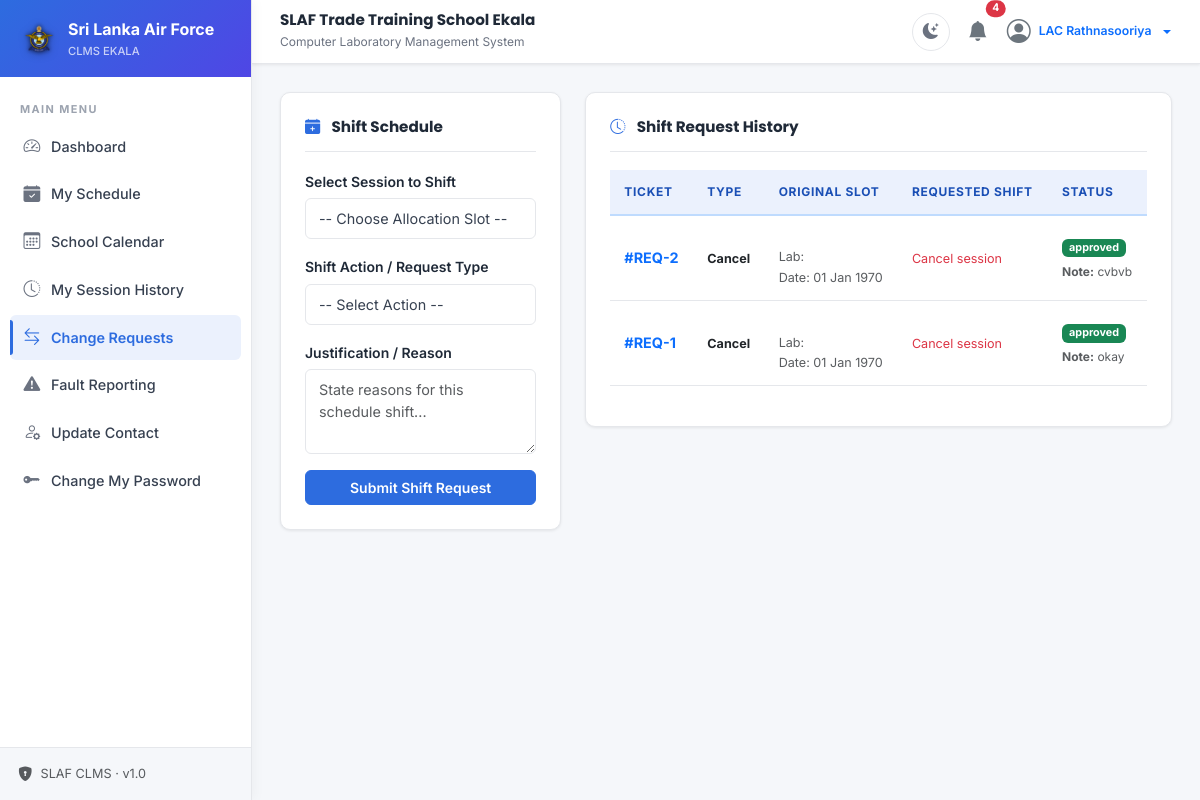
The app's page /request/instructor (signed in) with its own data.
### tables this page shows
CREATE TABLE IF NOT EXISTS allocation_requests (
    id INT AUTO_INCREMENT PRIMARY KEY,
    allocation_id INT NULL,
    requester_id INT NOT NULL,  
    type ENUM('reschedule', 'cancel', 'change_lab') NOT NULL,
    new_date DATE NULL,
    new_start_time TIME NULL,
    new_end_time TIME NULL,
    new_lab_id INT NULL,
    reason TEXT NOT NULL,
    status ENUM('pending', 'approved', 'rejected') DEFAULT 'pending',
    reviewer_remarks TEXT,
    created_at TIMESTAMP DEFAULT CURRENT_TIMESTAMP,
    updated_at TIMESTAMP DEFAULT CURRENT_TIMESTAMP ON UPDATE CURRENT_TIMESTAMP,
    FOREIGN KEY (allocation_id) REFERENCES allocations(id) ON DELETE SET NULL,
    FOREIGN KEY (requester_id) REFERENCES users(id) ON DELETE CASCADE,
    FOREIGN KEY (new_lab_id) REFERENCES laboratories(id) ON DELETE SET NULL
);

### app/controllers/RequestController.php (called while the page is built, shortened)
<?php
class RequestController extends Controller {
    private $requestModel;
    private $allocModel;
    private $labModel;
    public function __construct() {
        $this->requestModel = $this->model('RequestModel');
        $this->allocModel = $this->model('AllocationModel');
        $this->labModel = $this->model('LabModel');
    }
    public function instructor() {
        $userId = $_SESSION['user_id'];
        $instructorId = $_SESSION['instructor_id'] ?? null;
        $allocations = $this->allocModel->getAllocationsByInstructor($instructorId);
        $labs = $this->labModel->getActiveLabs();
        $requests = $this->requestModel->getRequestsByRequester($userId);
        $data = [
            'title' => 'My Change Requests',
            'active_menu' => 'requests',
            'allocations' => $allocations,
            'labs' => $labs,
            'requests' => $requests
        ];
        $this->view('requests/instructor', $data);
    }
}

### app/core/App.php (called while the page is built, shortened)
<?php
class App {
    protected $currentMethod = 'index';
    public function __construct() {
        $url = $this->getUrl();
        if (isset($url[0])) {
            $controllerName = ucfirst($url[0]) . 'Controller';
            if (file_exists(APPROOT . '/controllers/' . $controllerName . '.php')) {
                unset($url[0]);
            }
        }
        $this->currentController = new $this->currentController;
        if (isset($url[1])) {
            if (method_exists($this->currentController, $url[1])) {
                $this->currentMethod = $url[1];
                unset($url[1]);
            }
        }
        $this->params = $url ? array_values($url) : [];
        call_user_func_array([$this->currentController, $this->currentMethod], $this->params);
    }
    public function getUrl() {
        if (isset($_GET['url'])) {
            $url = rtrim($_GET['url'], '/');
            $url = filter_var($url, FILTER_SANITIZE_URL);
            return explode('/', $url);
        }
        return [];
    }
}

### index.php (called while the page is built, shortened)
    <?php
require_once 'app/helpers/sanitization_helper.php';
require_once 'app/core/App.php';
require_once 'app/core/Controller.php';
require_once 'app/core/Database.php';
require_once 'app/core/Model.php';
$app = new App();

### app/core/Database.php (called while the page is built, shortened)
<?php
class Database {
    private $host = DB_HOST;
    private $user = DB_USER;
    private $pass = DB_PASS;
    private $dbname = DB_NAME;
    private $dbh;
    private $stmt;
    public function __construct() {
        $dsn = 'mysql:host=' . $this->host . ';dbname=' . $this->dbname . ';charset=utf8mb4';
        $options = [
            PDO::ATTR_PERSISTENT => false,
            PDO::ATTR_ERRMODE => PDO::ERRMODE_EXCEPTION,
            PDO::ATTR_DEFAULT_FETCH_MODE => PDO::FETCH_OBJ
        ];
        try {
            $this->dbh = new PDO($dsn, $this->user, $this->pass, $options);
        } catch (PDOException $e) {
            $this->error = $e->getMessage();
            throw $e;
        }
    }
    public function query($sql) {
        $this->stmt = $this->dbh->prepare($sql);
    }
    public function bind($param, $value, $type = null) {
        if (is_null($type)) {
            switch (true) {
                case is_int($value):
                    $type = PDO::PARAM_INT;
                    break;
            }
        }
        $this->stmt->bindValue($param, $value, $type);
    }
    public function execute() {
        return $this->stmt->execute();
    }
    public function resultSet() {
        $this->execute();
        return $this->stmt->fetchAll();
    }
}

### app/models/RequestModel.php (called while the page is built, shortened)
<?php
class RequestModel extends Model {
    public function getRequestsByRequester($userId) {
        $this->db->query("SELECT r.*,
                                 a.date as old_date, a.start_time as old_start_time, a.end_time as old_end_time,
                                 l.lab_code as old_lab_code, l.lab_name as old_lab_name,
                                 nl.lab_code as new_lab_code, nl.lab_name as new_lab_name,
                                 les.lesson_name
                          FROM allocation_requests r
                          LEFT JOIN allocations a ON r.allocation_id = a.id
                          LEFT JOIN lessons les ON a.lesson_id = les.id
                          LEFT JOIN laboratories l ON a.lab_id = l.id
                          LEFT JOIN laboratories nl ON r.new_lab_id = nl.id
                          WHERE r.requester_id = :requester_id
                          ORDER BY r.created_at DESC");
        $this->db->bind(':requester_id', $userId);
        return $this->db->resultSet();
    }
}

### app/core/Model.php (called while the page is built, shortened)
<?php
class Model {
    public function __construct() {
        $this->db = new Database();
    }
}

### app/helpers/sanitization_helper.php (called while the page is built, shortened)
<?php
function e($string) {
    if ($string === null) {
        return '';
    }
    return htmlspecialchars($string, ENT_QUOTES, 'UTF-8');
}

### app/views/requests/instructor.php (the view, shortened to what this page needs)
<div class="row g-4">
    <div class="col-lg-4">
        <div class="card-clms">
            <div class="card-clms-header">
                <h5 class="fw-bold m-0"><i class="bi bi-calendar-plus-fill text-primary me-2"></i> Shift Schedule</h5>
            </div>
            <form action="<?php echo URLROOT; ?>request/create" method="POST">
                <div class="mb-3">
                    <label for="allocation_id" class="form-label small fw-semibold">Select Session to Shift</label>
                    <select name="allocation_id" id="allocation_id" class="form-select form-control-clms" required>
                        <option value="">-- Choose Allocation Slot --</option>
                    </select>
                </div>
                <div class="mb-3">
                    <label for="type" class="form-label small fw-semibold">Shift Action / Request Type</label>
                    <select name="type" id="type" class="form-select form-control-clms" required>
                        <option value="">-- Select Action --</option>
                    </select>
                </div>
                <div class="mb-3">
                    <label for="reason" class="form-label small fw-semibold">Justification / Reason</label>
                    <textarea name="reason" id="reason" class="form-control form-control-clms" rows="3" placeholder="State reasons for this schedule shift..." required></textarea>
                </div>
                <button type="submit" class="btn btn-primary w-100 fw-semibold">Submit Shift Request</button>
            </form>
        </div>
    </div>
    <div class="col-lg-8">
        <div class="card-clms">
            <div class="card-clms-header">
                <h5 class="fw-bold m-0"><i class="bi bi-clock-history text-primary me-2"></i> Shift Request History</h5>
            </div>
            <div class="table-responsive">
                <table class="table table-hover table-clms align-middle">
                    <thead>
                        <tr>
                            <th>Ticket</th>
                            <th>Type</th>
                            <th>Original Slot</th>
                            <th>Requested Shift</th>
                            <th>Status</th>
                        </tr>
                    </thead>
                    <tbody>
                        <?php if(!empty($data['requests'])): ?>
                            <?php foreach($data['requests'] as $r): ?>
                                <?php
                                $statusBadge = 'badge bg-warning';
                                if($r->status === 'approved') $statusBadge = 'badge bg-success';
                                ?>
                                <tr>
                                    <td><span class="fw-bold text-primary">#REQ-<?php echo $r->id; ?></span></td>
                                    <td><span class="text-capitalize small fw-bold"><?php echo str_replace('_', ' ', $r->type); ?></span></td>
                                    <td>
                                        <div class="small text-muted">
                                            <?php echo e($r->lesson_name); ?><br>
                                            Lab: <?php echo e($r->old_lab_code); ?><br>
                                            Date: <?php echo date('d M Y', strtotime($r->old_date)); ?>
                                        </div>
                                    </td>
                                    <td>
                                        <?php if($r->type === 'cancel'): ?>
                                            <span class="small italic text-danger">Cancel session</span>
                                        <?php else: ?>
                                            <div class="small text-primary">
                                                New Lab: <?php echo e($r->new_lab_code); ?>
                                            </div>
                                        <?php endif; ?>
                                    </td>
                                    <td>
                                        <span class="<?php echo $statusBadge; ?>"><?php echo e($r->status); ?></span>
                                        <?php if($r->reviewer_remarks): ?>
                                            <div class="small text-muted mt-1" style="font-size: 0.75rem;" title="<?php echo e($r->reviewer_remarks); ?>">
                                                <strong>Note:</strong> <?php echo e(strlen($r->reviewer_remarks) > 30 ? substr($r->reviewer_remarks, 0, 27) . '...' : $r->reviewer_remarks); ?>
                                            </div>
                                        <?php endif; ?>
                                    </td>
                                </tr>
                            <?php endforeach; ?>
                        <?php else: ?>
                            <tr>
                                <td colspan="5" class="text-center py-4 text-muted">You have not submitted any change requests yet.</td>
                            </tr>
                        <?php endif; ?>
                    </tbody>
                </table>
            </div>
        </div>
    </div>
</div>

### css/style.css (style rules this page uses)
:root { --font: 'Inter', sans-serif; --font-heading: 'Poppins', sans-serif; --primary: #2D6CDF; --primary-dark: #1A4FB5; --primary-light: #EBF1FD; --primary-grad: linear-gradient(135deg, #2D6CDF 0%, #4F46E5 100%); --bg-page: #F5F7FA; --bg-card: #FFFFFF; --sidebar-bg: #FFFFFF; --sidebar-border: #E5E7EB; --sidebar-hover: #F3F7FF; --sidebar-active-bg: #EBF1FD; --sidebar-active-text: #2D6CDF; --sidebar-text: #374151; --sidebar-muted: #9CA3AF; --navbar-bg: #FFFFFF; --text-h: #1F2937; --text-body: #374151; --text-muted: #6B7280; --border: #E5E7EB; --shadow-sm: 0 1px 3px rgba(0,0,0,0.08); --shadow-md: 0 4px 16px rgba(0,0,0,0.08); --shadow-lg: 0 8px 32px rgba(0,0,0,0.1); --success: #059669; --warning: #D97706; --danger: #DC2626; --info: #2D6CDF; --radius: 10px; --radius-sm: 6px; --radius-lg: 16px; --transition: 0.22s ease; }
*,*::before,*::after { margin:0;padding:0;box-sizing:border-box; }
body { font-family: var(--font); background: var(--bg-page); color: var(--text-body); font-size: 14.5px; line-height: 1.65; overflow-x: hidden; transition: background var(--transition), color var(--transition); }
h1,h2,h3,h4,h5,h6 { font-family:var(--font-heading);font-weight:700;color:var(--text-h);line-height:1.3; }
.card-clms { background:var(--bg-card); border:1px solid var(--border); border-radius:var(--radius); box-shadow:var(--shadow-sm); padding:24px; margin-bottom:22px; transition:box-shadow var(--transition),background var(--transition); }
.card-clms-header { display:flex;align-items:center;justify-content:space-between; margin-bottom:18px;padding-bottom:14px; border-bottom:1px solid var(--border); }
.card-clms-header h5,.card-clms-header h6 { font-size:0.95rem;font-weight:700;color:var(--text-h);margin:0; }
.card-clms-header .bi { color:var(--primary)!important; }
.btn { border-radius:var(--radius-sm)!important;font-weight:600!important;font-size:0.875rem!important;transition:all 0.18s!important; }
.btn-primary { background:var(--primary)!important;border-color:var(--primary)!important;color:#fff!important; }
.table-clms { color:var(--text-body);border-color:var(--border);font-size:0.9rem; }
.table-clms thead th { background:var(--primary-light);color:var(--primary-dark); font-weight:700;font-size:0.75rem;text-transform:uppercase;letter-spacing:0.7px; border-bottom:2px solid #BFDBFE;padding:12px 14px; }
.table-clms td { vertical-align:middle;padding:11px 14px;border-color:var(--border); }
.table-clms tbody tr { transition:background 0.15s; }
.form-control,.form-select { border:1.5px solid var(--border)!important; border-radius:var(--radius-sm)!important; padding:9px 13px!important; font-size:0.9rem!important; color:var(--text-body)!important; background:var(--bg-card)!important; transition:border-color 0.2s,box-shadow 0.2s!important; }
.form-label { font-weight:600;font-size:0.875rem;color:var(--text-h);margin-bottom:5px; }
.form-control-clms { background:var(--bg-card);border:1.5px solid var(--border);color:var(--text-body);border-radius:var(--radius-sm);padding:9px 13px; }

### records on screen
allocation_requests: id "2", type "Cancel", old_date "01 Jan 1970", shows "Cancel session", status "approved", reviewer_remarks "cvbvb"
allocation_requests: id "1", type "Cancel", old_date "01 Jan 1970", shows "Cancel session", status "approved", reviewer_remarks "okay"

### other values on screen
MILITARY_BRANCH "Sri Lanka Air Force"
SYSTEM_TITLE "SLAF Trade Training School Ekala"
SYSTEM_SUBTITLE "Computer Laboratory Management System"
$unreadCount "4"
$_SESSION['instructor_rank'] . ' ' . $_SESSION['instructor_name'] "LAC Rathnasooriya"
